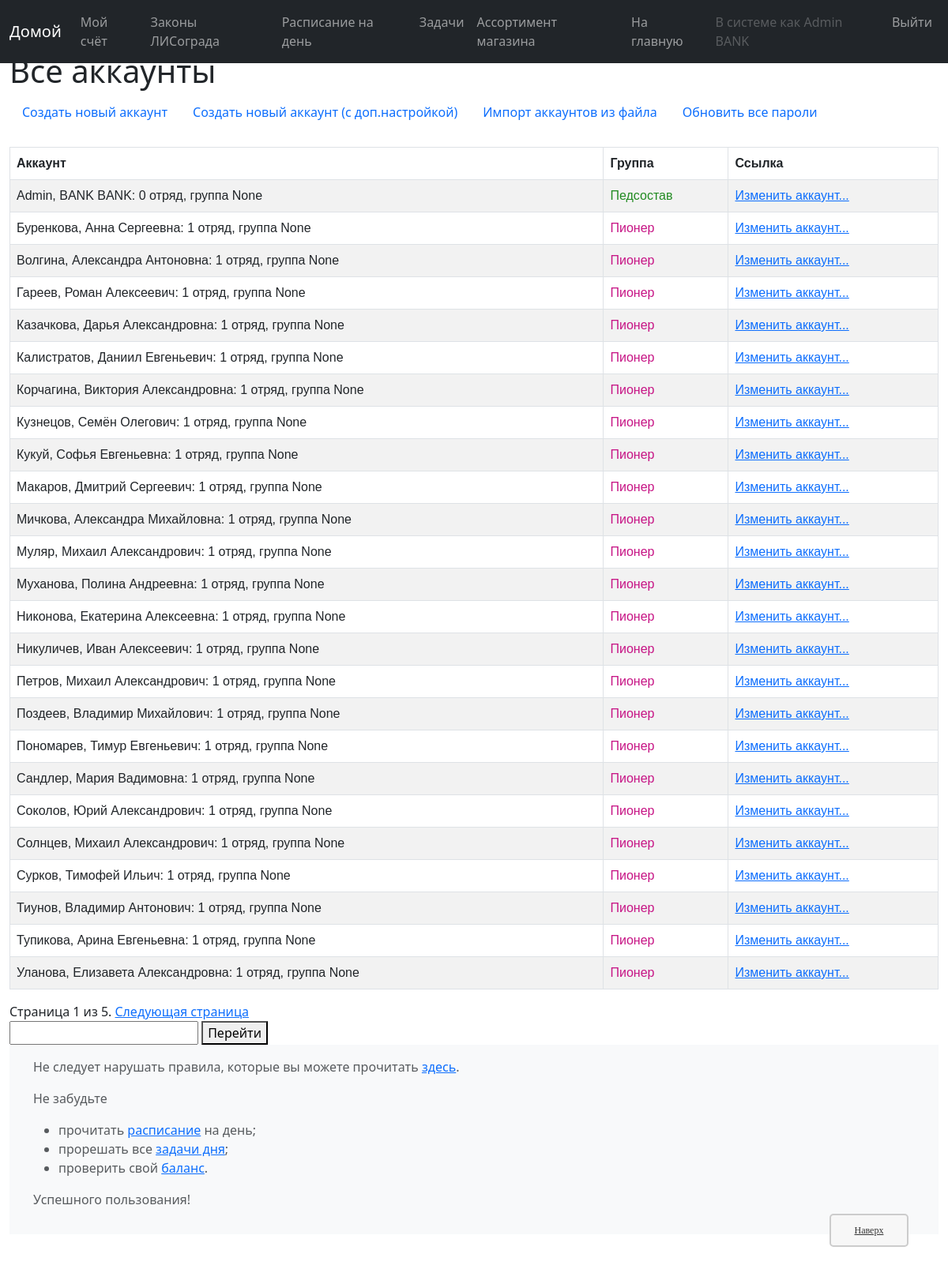
The page /bank/account/info/ (signed in) on the database as committed earlier.
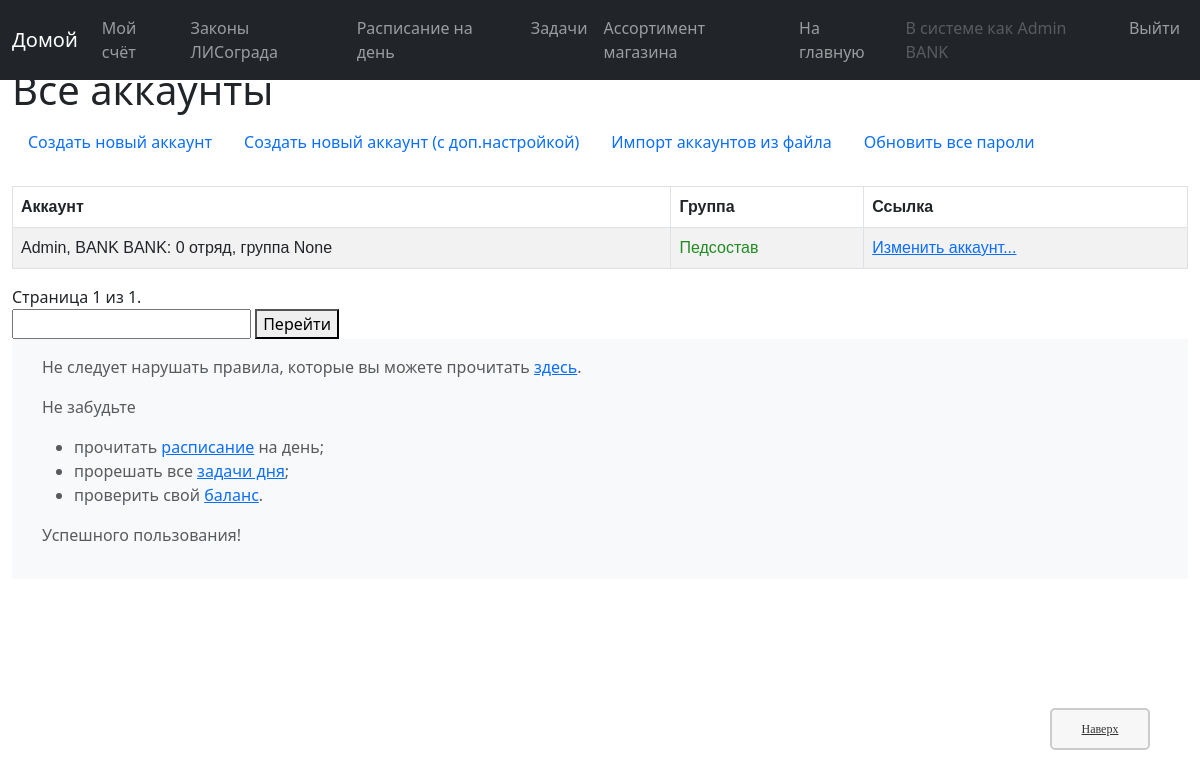
The same page on the database as committed later.
### bank/models.py (models this page shows, shortened)
class account(models.Model):
    user = models.OneToOneField(User, on_delete=models.CASCADE, verbose_name="Пользователь:")
    balance = models.FloatField(default=0, verbose_name="Баланс:")
    id = models.UUIDField(primary_key=True, default=uuid.uuid4, help_text="Уникальный ID аккаунта.")#, editable=False)
    first_name = models.CharField(max_length=40, default='Not stated', verbose_name="Имя:")        #   Имя
    middle_name = models.CharField(max_length=40, default='Not stated', verbose_name="Отчество:")  #   Отчество
    last_name = models.CharField(max_length=40, default='Not stated', verbose_name="Фамилия:")     #   Фамилия
    user_group = models.CharField(max_length=40, choices=EXISTING_GROUPS, default='None', help_text='Группа обучения', verbose_name="Занятия:")
    party = models.IntegerField(default=0, verbose_name="Отряд:")
    theme_self = models.CharField(max_length=50, choices=EXISTING_THEMES, default='default', help_text="Как это выглядит, можно посмотреть ниже.", verbose_name="Тема:")
    account_status = models.CharField(max_length=100, default='', blank=True, verbose_name="Статус:")
    class Meta:
        ordering = ["party", "last_name"]
        permissions = PERMISSIONS
    def get_absolute_url_for_edit(self):
        return reverse('account-edit-n', args=[str(self.id)])
    def info(self):
        return f'{self.last_name}, {self.first_name} {self.middle_name}: {self.party} отряд, группа {self.user_group}'
    def short_name(self):
        return f'{self.last_name} {self.first_name}'
    def is_ped(self):
        group = self.user.groups.get(name="pedagogue")
        return group is not None

### bank/views/accounts.py (the view)
@permission_required('bank.staff_')
@permission_required('bank.edit_users')
def account_info(request):
    acc_all = account.objects.all()
    paginator1 = Paginator(acc_all, 25)
    page1 = request.GET.get('page1')
    try:
        items1 = paginator1.page(page1)
    except PageNotAnInteger:
        items1 = paginator1.page(1)
    except EmptyPage:
        items1 = paginator1.page(paginator1.num_pages)
    return render(
        request,
        'bank/accounts/account_status.html',
        context={
            'object_list': items1,
        }
    )

### templates/bank/accounts/account_status.html (shortened to what this page needs)
{% extends "bank/base_generic.html" %}
{% block content %}
    <h1>Все аккаунты</h1>
    <ul class="nav">
    {% if perms.bank.staff_ %}
        <li class="nav-item"><a class="nav-link active" aria-current="page" href="{% url 'new-user' %}">Создать новый аккаунт</a></li>
        <li class="nav-item"><a class="nav-link active" aria-current="page" href="{% url 'new-user-custom' %}">Создать новый аккаунт (с доп.настройкой)</a></li>
        <li class="nav-item"><a class="nav-link active" aria-current="page" href="{% url 'new-user-auto' %}">Импорт аккаунтов из файла</a></li>
        {% if object_list %}
        <li class="nav-item"><a class="nav-link active" aria-current="page" href="{% url 'update-all-pass' %}">Обновить все пароли</a></li>
        {% endif %}
    {% endif %}
    </ul>
    <br />
    {% if object_list %}
    <table class="table table-striped table-hover table-bordered" cellpadding=30px>
        <thead>
            <tr>
                <th scope="col">Аккаунт</th>
                <th score="col">Группа</th>
                <th score="col">Ссылка</th>
            </tr>
        </thead>
        <tbody>
        {% for element in object_list %}
        <tr>
            <td>{{ element.info }}</td>
            <td>
                {% if element.is_ped == True %}
                    <span class="green">Педсостав</span>
                {% else %}
                    <span class="red">Пионер</span>
                {% endif %}
            </td>
            <td><a href="{{ element.get_absolute_url_for_edit }}">Изменить аккаунт...</a></td>
        </tr>
        {% endfor %}
    </table>
    <span class="page-current">
        Страница {{ object_list.number }} из {{ object_list.paginator.num_pages }}.
    </span>
    {% if object_list.has_next %}
        <a href="?page1={{ object_list.next_page_number }}">Следующая страница</a>
    {% endif %}
    <form method="GET" action="{% url 'info-users' %}">
        <input type="text" name="page1" value="{{ messages.number }}" />
        <button type="submit">Перейти</button>
    </form>
    {% else %}
      <p>Ещё не существует ни одного аккаунта.</p>
    {% endif %}
{% endblock %}

Rows that differ between the two databases and show on the page:
removed account: info "Буренкова, Анна Сергеевна: 1 отряд, группа None", shows "Пионер"
removed account: info "Волгина, Александра Антоновна: 1 отряд, группа None", shows "Пионер"
removed account: info "Гареев, Роман Алексеевич: 1 отряд, группа None", shows "Пионер"
removed account: info "Казачкова, Дарья Александровна: 1 отряд, группа None", shows "Пионер"
removed account: info "Калистратов, Даниил Евгеньевич: 1 отряд, группа None", shows "Пионер"
removed account: info "Корчагина, Виктория Александровна: 1 отряд, группа None", shows "Пионер"
removed account: info "Кузнецов, Семён Олегович: 1 отряд, группа None", shows "Пионер"
removed account: info "Кукуй, Софья Евгеньевна: 1 отряд, группа None", shows "Пионер"
removed account: info "Макаров, Дмитрий Сергеевич: 1 отряд, группа None", shows "Пионер"
removed account: info "Мичкова, Александра Михайловна: 1 отряд, группа None", shows "Пионер"
removed account: info "Муляр, Михаил Александрович: 1 отряд, группа None", shows "Пионер"
removed account: info "Муханова, Полина Андреевна: 1 отряд, группа None", shows "Пионер"
removed account: info "Никонова, Екатерина Алексеевна: 1 отряд, группа None", shows "Пионер"
removed account: info "Никуличев, Иван Алексеевич: 1 отряд, группа None", shows "Пионер"
removed account: info "Петров, Михаил Александрович: 1 отряд, группа None", shows "Пионер"
removed account: info "Поздеев, Владимир Михайлович: 1 отряд, группа None", shows "Пионер"
removed account: info "Пономарев, Тимур Евгеньевич: 1 отряд, группа None", shows "Пионер"
removed account: info "Сандлер, Мария Вадимовна: 1 отряд, группа None", shows "Пионер"
removed account: info "Соколов, Юрий Александрович: 1 отряд, группа None", shows "Пионер"
removed account: info "Солнцев, Михаил Александрович: 1 отряд, группа None", shows "Пионер"
removed account: info "Сурков, Тимофей Ильич: 1 отряд, группа None", shows "Пионер"
removed account: info "Тиунов, Владимир Антонович: 1 отряд, группа None", shows "Пионер"
removed account: info "Тупикова, Арина Евгеньевна: 1 отряд, группа None", shows "Пионер"
removed account: info "Уланова, Елизавета Александровна: 1 отряд, группа None", shows "Пионер"
Other text that changed with them:
{{ object_list.paginator.num_pages }}: "5" → "1"
text no longer shown: "Следующая страница"
